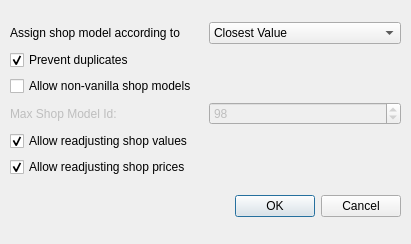
<?xml version="1.0" encoding="UTF-8"?>
<ui version="4.0">
 <class>AutoAssignShopModelsDialog</class>
 <widget class="QDialog" name="AutoAssignShopModelsDialog">
  <property name="geometry">
   <rect>
    <x>0</x>
    <y>0</y>
    <width>411</width>
    <height>244</height>
   </rect>
  </property>
  <property name="windowTitle">
   <string>Dialog</string>
  </property>
  <widget class="QWidget" name="verticalLayoutWidget">
   <property name="geometry">
    <rect>
     <x>10</x>
     <y>10</y>
     <width>391</width>
     <height>219</height>
    </rect>
   </property>
   <layout class="QVBoxLayout" name="verticalLayout">
    <property name="spacing">
     <number>6</number>
    </property>
    <property name="sizeConstraint">
     <enum>QLayout::SetDefaultConstraint</enum>
    </property>
    <item>
     <layout class="QGridLayout" name="gridLayout">
      <item row="6" column="0">
       <layout class="QHBoxLayout" name="horizontalLayout_5">
        <item>
         <widget class="QCheckBox" name="allowReadjustingShopValues">
          <property name="text">
           <string>Allow readjusting shop values</string>
          </property>
          <property name="checked">
           <bool>true</bool>
          </property>
         </widget>
        </item>
       </layout>
      </item>
      <item row="3" column="0">
       <layout class="QHBoxLayout" name="horizontalLayout_2">
        <item>
         <widget class="QCheckBox" name="preventDuplicates">
          <property name="enabled">
           <bool>true</bool>
          </property>
          <property name="text">
           <string>Prevent duplicates</string>
          </property>
          <property name="checked">
           <bool>true</bool>
          </property>
         </widget>
        </item>
       </layout>
      </item>
      <item row="2" column="0">
       <layout class="QHBoxLayout" name="horizontalLayout">
        <item>
         <widget class="QLabel" name="label">
          <property name="text">
           <string>Assign shop model according to</string>
          </property>
         </widget>
        </item>
        <item>
         <widget class="QComboBox" name="assignmentModeComboBox">
          <item>
           <property name="text">
            <string>Closest Value</string>
           </property>
          </item>
          <item>
           <property name="text">
            <string>Randomized</string>
           </property>
          </item>
         </widget>
        </item>
       </layout>
      </item>
      <item row="8" column="0">
       <layout class="QHBoxLayout" name="horizontalLayout_6">
        <item>
         <widget class="QCheckBox" name="allowReadjustingShopPrices">
          <property name="text">
           <string>Allow readjusting shop prices</string>
          </property>
          <property name="checked">
           <bool>true</bool>
          </property>
         </widget>
        </item>
       </layout>
      </item>
      <item row="4" column="0">
       <layout class="QHBoxLayout" name="horizontalLayout_3">
        <item>
         <widget class="QCheckBox" name="allowNonVanilla">
          <property name="enabled">
           <bool>true</bool>
          </property>
          <property name="text">
           <string>Allow non-vanilla shop models</string>
          </property>
          <property name="checkable">
           <bool>true</bool>
          </property>
          <property name="checked">
           <bool>false</bool>
          </property>
         </widget>
        </item>
       </layout>
      </item>
      <item row="5" column="0">
       <layout class="QHBoxLayout" name="horizontalLayout_4">
        <item>
         <widget class="QLabel" name="maxShopModelLabel">
          <property name="enabled">
           <bool>false</bool>
          </property>
          <property name="text">
           <string>Max Shop Model Id:</string>
          </property>
          <property name="alignment">
           <set>Qt::AlignLeading|Qt::AlignLeft|Qt::AlignVCenter</set>
          </property>
         </widget>
        </item>
        <item>
         <widget class="QSpinBox" name="maxShopModelSpinBox">
          <property name="enabled">
           <bool>false</bool>
          </property>
          <property name="maximum">
           <number>255</number>
          </property>
          <property name="value">
           <number>98</number>
          </property>
         </widget>
        </item>
       </layout>
      </item>
     </layout>
    </item>
    <item>
     <widget class="QDialogButtonBox" name="buttonBox">
      <property name="orientation">
       <enum>Qt::Horizontal</enum>
      </property>
      <property name="standardButtons">
       <set>QDialogButtonBox::Cancel|QDialogButtonBox::Ok</set>
      </property>
     </widget>
    </item>
   </layout>
  </widget>
 </widget>
 <resources/>
 <connections>
  <connection>
   <sender>buttonBox</sender>
   <signal>accepted()</signal>
   <receiver>AutoAssignShopModelsDialog</receiver>
   <slot>accept()</slot>
   <hints>
    <hint type="sourcelabel">
     <x>229</x>
     <y>173</y>
    </hint>
    <hint type="destinationlabel">
     <x>157</x>
     <y>188</y>
    </hint>
   </hints>
  </connection>
  <connection>
   <sender>buttonBox</sender>
   <signal>rejected()</signal>
   <receiver>AutoAssignShopModelsDialog</receiver>
   <slot>reject()</slot>
   <hints>
    <hint type="sourcelabel">
     <x>297</x>
     <y>179</y>
    </hint>
    <hint type="destinationlabel">
     <x>286</x>
     <y>188</y>
    </hint>
   </hints>
  </connection>
 </connections>
</ui>
